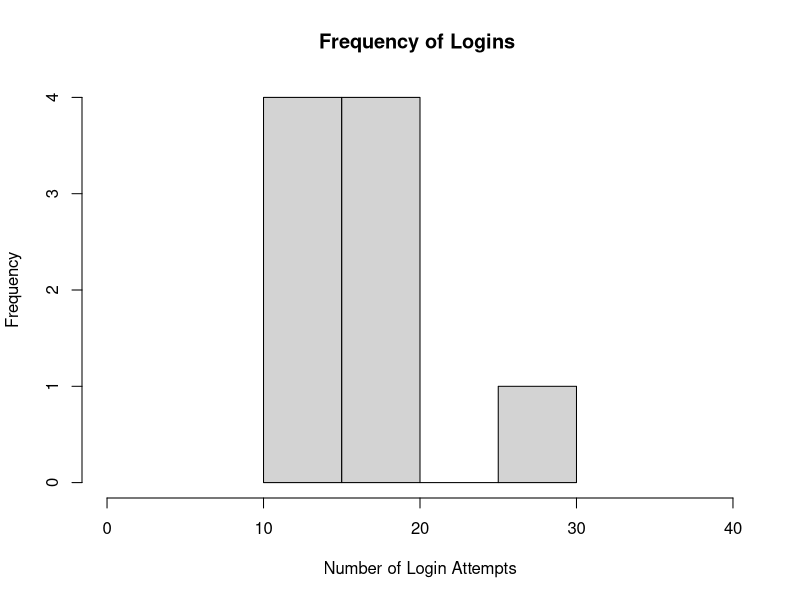
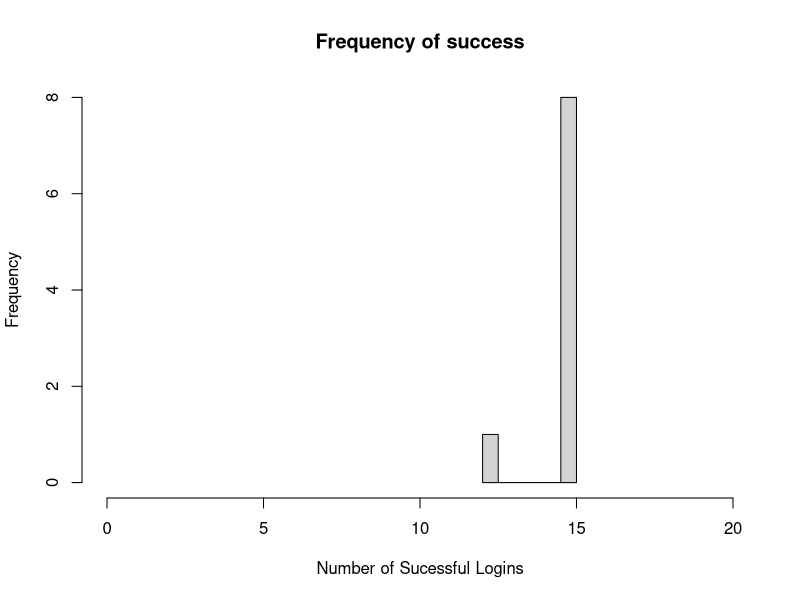
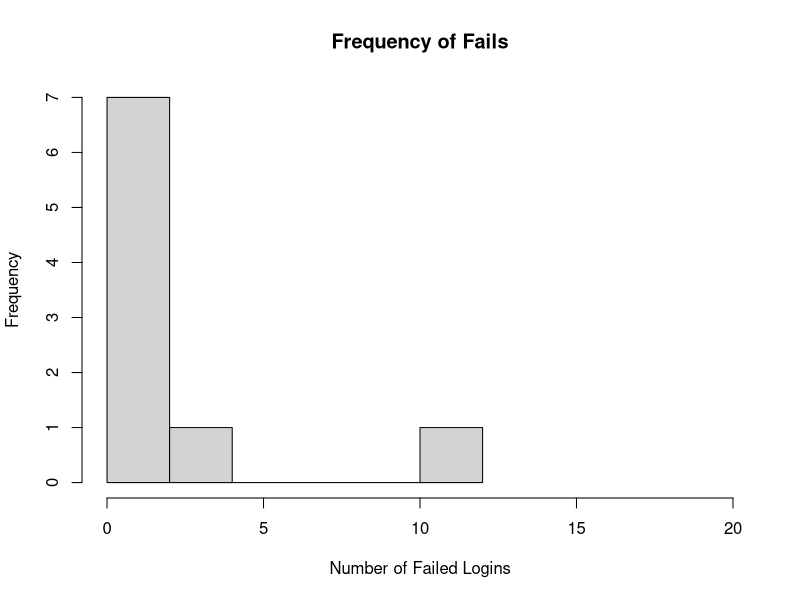
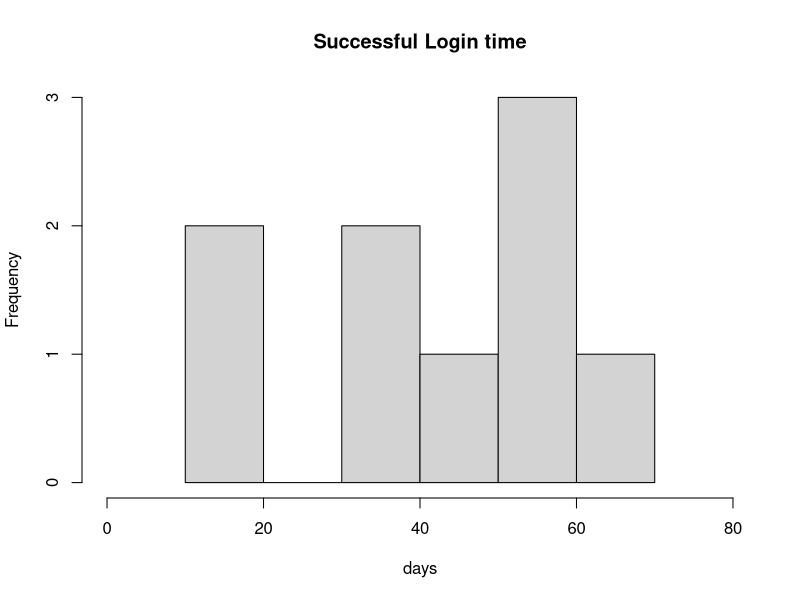
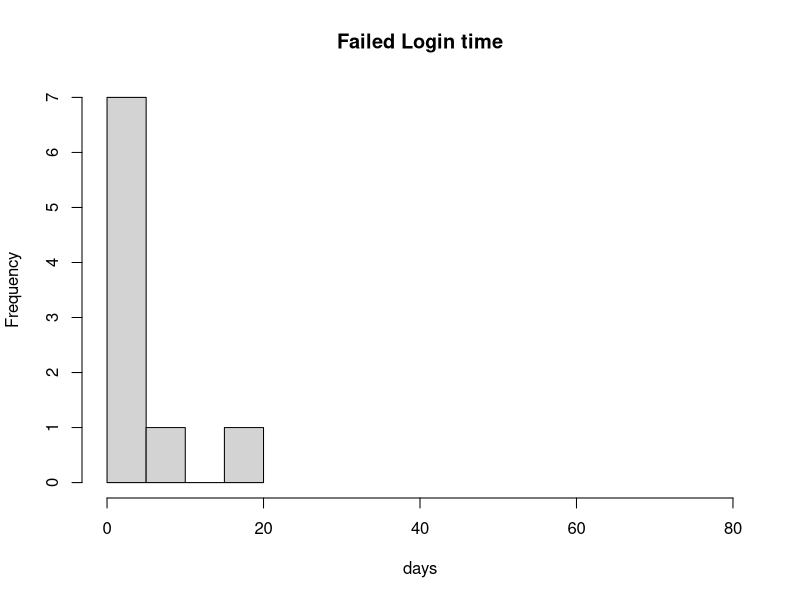

Write R code to recreate these figures, in order.
setwd("C:/Users/me/Desktop/3008-a2")
scheme <- read.csv(file="TextScheme.csv", head=TRUE,sep=",")

df <- data.frame( user = scheme$user, scheme = scheme$scheme, event = scheme$event,  time = scheme$timeTaken_days)
users <- unique(df$user)


# get Login Totals 
total <- data.frame(user = character(0), logins = numeric(), success = numeric(), failures = numeric(), time = numeric())
for(u in users){
  set <- subset(df, df$user == u)
  
  totalS = sum(set$event == "Successful Login")
  totalF = sum(set$event == "Failed Login")
  totalL = totalS + totalF
  totalT = sum(set$time)
  print(totalT)
  
  temp <- data.frame(user = u, logins = totalL, success = totalS, failures = totalF, time = totalT)
  total <- rbind(total, temp)
}

meanLogin = mean(total[,2]) 
sdLogin  = sd(total[,2])
medianLogin  = median(total[,2])
meanS = mean(total[,3])
sdS = sd(total[,3])
medianS = median(total[,3])
meanF = mean(total[,4])
sdF = sd(total[,4])
medianF = median(total[,4])


# get Successful Logins time
success <- data.frame(user = character(0), time = numeric())
for(u in users){
  set <- subset(df, df$user == u & df$event == "Successful Login")
  t = sum(set$time)
  
  temp <- data.frame(user = u, time = t)
  success <- rbind(success, temp)
}

meanSuccTime = mean(success[,2])
sdSuccTime = sd(success[,2])
medianSuccTime = median(success[,2])



# get failed Logins Time

failed <- data.frame(user = character(0), time = numeric())
for(u in users){
  set <- subset(df, df$user == u & df$event == "Failed Login")
  t = sum(set$time)
  
  temp <- data.frame(user = u, time = t)
  failed <- rbind(failed, temp)
}

meanFailTime = mean(success[,2])
sdFailTime = sd(success[,2])
medianFailTime = median(success[,2])


print("Descriptive Statistics")

stats <- data.frame(total = c( mean = meanLogin, sd = sdLogin, median = medianLogin),
                    successful = c( mean = meanS, sd = sdS, median = medianS),
                    failed   = c( mean = meanF, sd = sdF, median = medianF))


"Number Logins"
stats

hist(total[,2], main = "Frequency of Logins ", xlab = "Number of Login Attempts", xlim = c(0,40))
hist(total[,3], main = "Frequency of success", xlab = "Number of Sucessful Logins", xlim = c(0,20))
hist(total[,4], main = "Frequency of Fails", xlab = "Number of Failed Logins",  xlim = c(0,20))

times <- data.frame(successful = c(mean = meanSuccTime, sd = sdSuccTime,median = medianSuccTime),
                   failure =    c( mean = meanFailTime, sd = sdFailTime, median = medianFailTime))
"Time Logins (in days)"
times


hist(success[,2], main = "Successful Login time", xlab = "days", xlim = c(0, 80))
hist(failed[,2], main = "Failed Login time", xlab = "days", xlim = c(0, 80))




